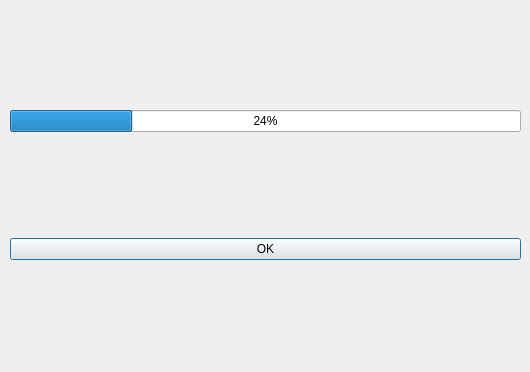
<?xml version="1.0" encoding="UTF-8"?>
<ui version="4.0">
 <class>FileParsingWondow</class>
 <widget class="QDialog" name="FileParsingWondow">
  <property name="geometry">
   <rect>
    <x>0</x>
    <y>0</y>
    <width>530</width>
    <height>372</height>
   </rect>
  </property>
  <property name="windowTitle">
   <string>Dialog</string>
  </property>
  <widget class="QWidget" name="verticalLayoutWidget">
   <property name="geometry">
    <rect>
     <x>10</x>
     <y>10</y>
     <width>511</width>
     <height>351</height>
    </rect>
   </property>
   <layout class="QVBoxLayout" name="verticalLayout">
    <item>
     <widget class="QProgressBar" name="progressBar">
      <property name="value">
       <number>24</number>
      </property>
     </widget>
    </item>
    <item>
     <widget class="QPushButton" name="OkButton">
      <property name="text">
       <string>OK</string>
      </property>
      <property name="default">
       <bool>false</bool>
      </property>
      <property name="flat">
       <bool>false</bool>
      </property>
     </widget>
    </item>
   </layout>
  </widget>
 </widget>
 <resources/>
 <connections/>
</ui>
